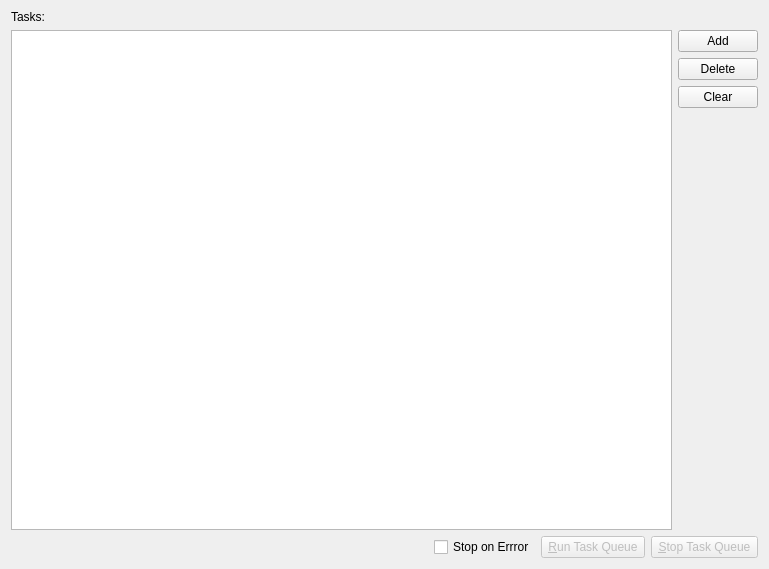
<?xml version="1.0" encoding="UTF-8"?>
<ui version="4.0">
 <class>widget</class>
 <widget class="QWidget" name="widget">
  <property name="geometry">
   <rect>
    <x>0</x>
    <y>0</y>
    <width>769</width>
    <height>569</height>
   </rect>
  </property>
  <layout class="QVBoxLayout" name="verticalLayout_4">
   <property name="topMargin">
    <number>10</number>
   </property>
   <item>
    <widget class="QLabel" name="label_4">
     <property name="text">
      <string>Tasks:</string>
     </property>
     <property name="alignment">
      <set>Qt::AlignLeading|Qt::AlignLeft|Qt::AlignTop</set>
     </property>
    </widget>
   </item>
   <item>
    <layout class="QHBoxLayout" name="horizontalLayout_6">
     <property name="leftMargin">
      <number>0</number>
     </property>
     <property name="topMargin">
      <number>0</number>
     </property>
     <item>
      <widget class="QListWidget" name="listWidgetTaskQueue"/>
     </item>
     <item>
      <layout class="QVBoxLayout" name="verticalLayout_5">
       <property name="leftMargin">
        <number>0</number>
       </property>
       <item>
        <widget class="QPushButton" name="pushButtonTaskAdd">
         <property name="text">
          <string>Add</string>
         </property>
        </widget>
       </item>
       <item>
        <widget class="QPushButton" name="pushButtonTaskDelete">
         <property name="text">
          <string>Delete</string>
         </property>
        </widget>
       </item>
       <item>
        <widget class="QPushButton" name="pushButtonTaskClear">
         <property name="text">
          <string>Clear</string>
         </property>
        </widget>
       </item>
       <item>
        <spacer name="verticalSpacer_2">
         <property name="orientation">
          <enum>Qt::Vertical</enum>
         </property>
         <property name="sizeHint" stdset="0">
          <size>
           <width>20</width>
           <height>40</height>
          </size>
         </property>
        </spacer>
       </item>
      </layout>
     </item>
    </layout>
   </item>
   <item>
    <layout class="QHBoxLayout" name="horizontalLayout">
     <property name="topMargin">
      <number>0</number>
     </property>
     <item>
      <spacer name="horizontalSpacer_4">
       <property name="orientation">
        <enum>Qt::Horizontal</enum>
       </property>
       <property name="sizeHint" stdset="0">
        <size>
         <width>40</width>
         <height>20</height>
        </size>
       </property>
      </spacer>
     </item>
     <item>
      <widget class="QCheckBox" name="checkBoxTaskQueueStopOnError">
       <property name="text">
        <string>Stop on Errror</string>
       </property>
      </widget>
     </item>
     <item>
      <widget class="QPushButton" name="pushButtonRunTaskQueue">
       <property name="enabled">
        <bool>false</bool>
       </property>
       <property name="toolTip">
        <string>Return</string>
       </property>
       <property name="text">
        <string> &amp;Run Task Queue </string>
       </property>
       <property name="shortcut">
        <string>Return</string>
       </property>
       <property name="default">
        <bool>true</bool>
       </property>
      </widget>
     </item>
     <item>
      <widget class="QPushButton" name="pushButtonStopTaskQueue">
       <property name="enabled">
        <bool>false</bool>
       </property>
       <property name="toolTip">
        <string>Esc</string>
       </property>
       <property name="text">
        <string> &amp;Stop Task Queue </string>
       </property>
       <property name="shortcut">
        <string>Esc</string>
       </property>
      </widget>
     </item>
    </layout>
   </item>
  </layout>
 </widget>
 <resources/>
 <connections/>
</ui>
